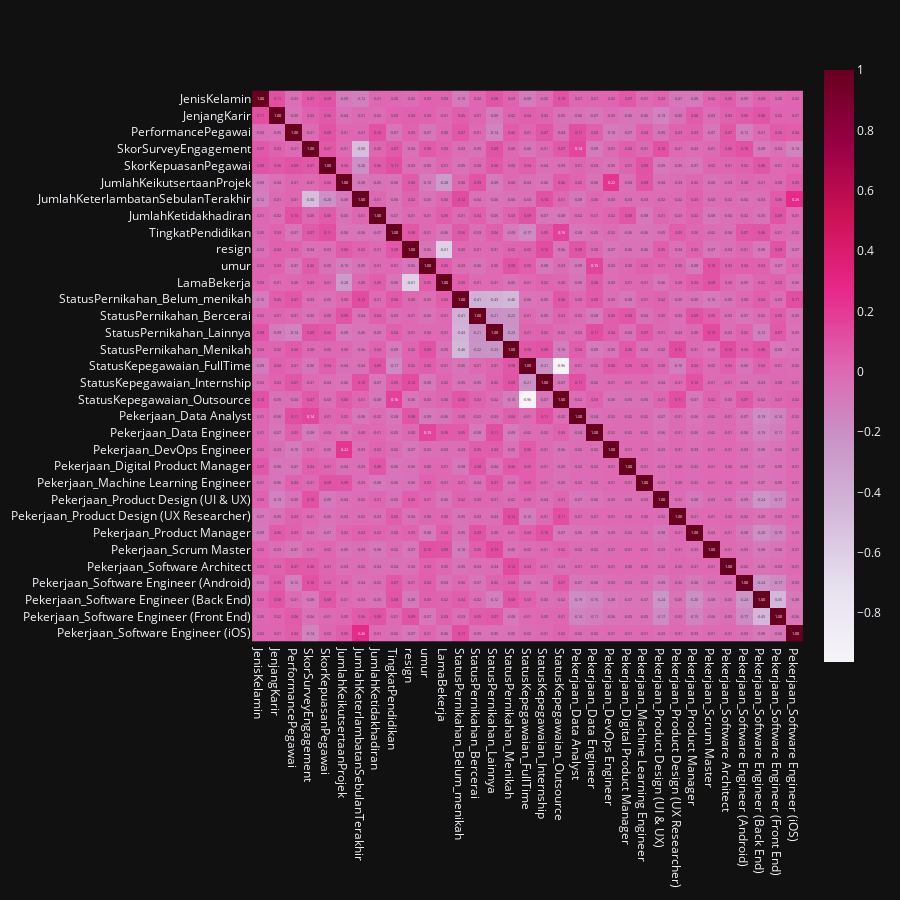

Notebook cell for this chart:
### Code cell
hm = data_pre.corr()
fig = px.imshow(hm, text_auto=".2f", color_continuous_scale='PuRd',
                template='plotly_dark',width=900,height=900)
fig.show()

### Figure 1 — Plotly figure (JSON) as saved in the notebook; plotly's stock layout.template omitted (floating-point values rounded to 4 significant figures; data arrays with more than 128 entries replaced by an {"elided": "..."} marker saying what was removed)
{"data": [{"coloraxis": "coloraxis", "hovertemplate": "x: %{x}<br>y: %{y}<br>color: %{z}<extra></extra>", "name": "0", "texttemplate": "%{z:.2f}", "type": "heatmap", "x": ["JenisKelamin", "JenjangKarir", "PerformancePegawai", "SkorSurveyEngagement", "SkorKepuasanPegawai", "JumlahKeikutsertaanProjek", "JumlahKeterlambatanSebulanTerakhir", "JumlahKetidakhadiran", "TingkatPendidikan", "resign", "umur", "LamaBekerja", "StatusPernikahan_Belum_menikah", "StatusPernikahan_Bercerai", "StatusPernikahan_Lainnya", "StatusPernikahan_Menikah", "StatusKepegawaian_FullTime", "StatusKepegawaian_Internship", "StatusKepegawaian_Outsource", "Pekerjaan_Data Analyst", "Pekerjaan_Data Engineer", "Pekerjaan_DevOps Engineer", "Pekerjaan_Digital Product Manager", "Pekerjaan_Machine Learning Engineer", "Pekerjaan_Product Design (UI & UX)", "Pekerjaan_Product Design (UX Researcher)", "Pekerjaan_Product Manager", "Pekerjaan_Scrum Master", "Pekerjaan_Software Architect", "Pekerjaan_Software Engineer (Android)", "Pekerjaan_Software Engineer (Back End)", "Pekerjaan_Software Engineer (Front End)", "Pekerjaan_Software Engineer (iOS)"], "xaxis": "x", "y": ["JenisKelamin", "JenjangKarir", "PerformancePegawai", "SkorSurveyEngagement", "SkorKepuasanPegawai", "JumlahKeikutsertaanProjek", "JumlahKeterlambatanSebulanTerakhir", "JumlahKetidakhadiran", "TingkatPendidikan", "resign", "umur", "LamaBekerja", "StatusPernikahan_Belum_menikah", "StatusPernikahan_Bercerai", "StatusPernikahan_Lainnya", "StatusPernikahan_Menikah", "StatusKepegawaian_FullTime", "StatusKepegawaian_Internship", "StatusKepegawaian_Outsource", "Pekerjaan_Data Analyst", "Pekerjaan_Data Engineer", "Pekerjaan_DevOps Engineer", "Pekerjaan_Digital Product Manager", "Pekerjaan_Machine Learning Engineer", "Pekerjaan_Product Design (UI & UX)", "Pekerjaan_Product Design (UX Researcher)", "Pekerjaan_Product Manager", "Pekerjaan_Scrum Master", "Pekerjaan_Software Architect", "Pekerjaan_Software Engineer (Android)", "Pekerjaan_Software Engineer (Back End)", "Pekerjaan_Software Engineer (Front End)", "Pekerjaan_Software Engineer (iOS)"], "yaxis": "y", "z": {"elided": "33x33 float values"}}], "layout": {"coloraxis": {"colorscale": [[0, "rgb(247,244,249)"], [0.125, "rgb(231,225,239)"], [0.25, "rgb(212,185,218)"], [0.375, "rgb(201,148,199)"], [0.5, "rgb(223,101,176)"], [0.625, "rgb(231,41,138)"], [0.75, "rgb(206,18,86)"], [0.875, "rgb(152,0,67)"], [1, "rgb(103,0,31)"]]}, "height": 900, "margin": {"t": 60}, "width": 900, "xaxis": {"anchor": "y", "constrain": "domain", "domain": [0, 1], "scaleanchor": "y"}, "yaxis": {"anchor": "x", "autorange": "reversed", "constrain": "domain", "domain": [0, 1]}}}
